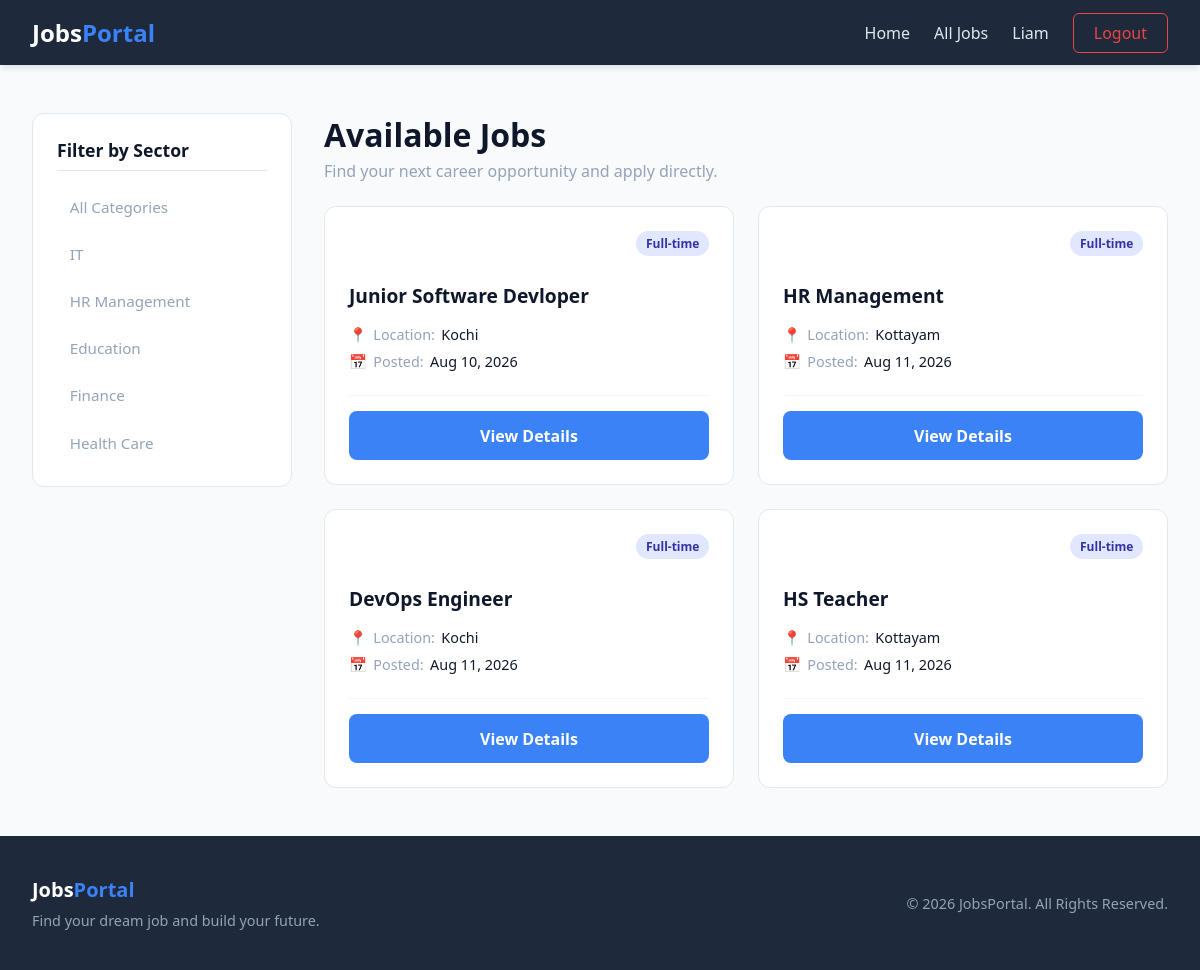
The app's page /all-jobs (signed in), older data.
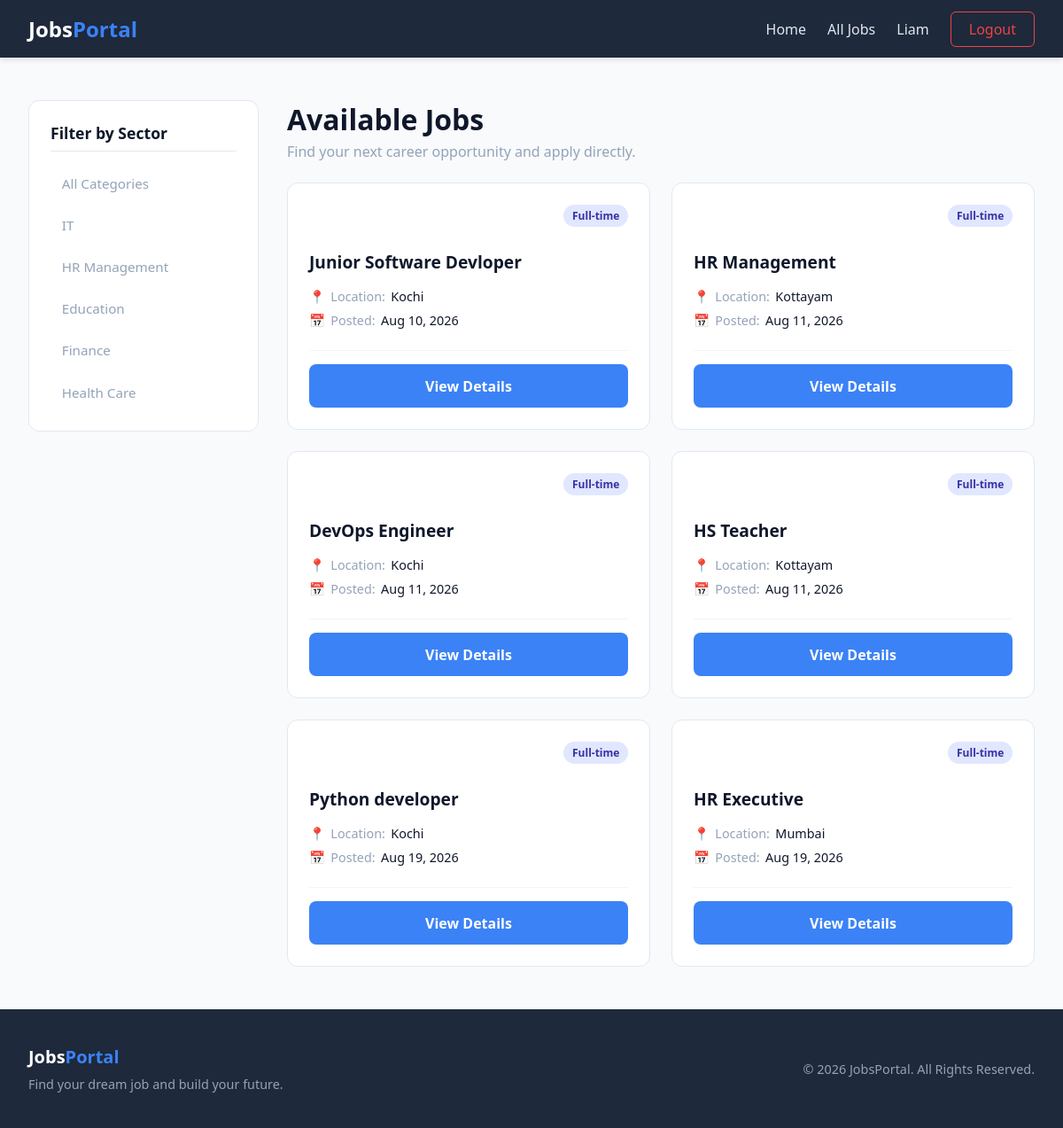
The same page, newer data.
### jobs/models.py (models this page shows, shortened)
class Sectors(models.Model):
    name=models.CharField(max_length=50)

class Jobs(models.Model):
    title=models.CharField(max_length=100)
    sector=models.ForeignKey(Sectors,on_delete=models.CASCADE)
    company=models.ForeignKey(Company,on_delete=models.CASCADE)
    location=models.CharField(max_length=50)
    description=models.TextField()
    salary=models.CharField(max_length=50)
    post_date=models.DateField(auto_now_add=True)
    slug=models.SlugField(blank=True)
    is_active=models.BooleanField(default=True)
    end_date=models.DateField()

### jobs/views.py (the view)
# urls.py: path("all-jobs",views.allJobs,name="all_jobs"),
@login_required
def allJobs(request,sector=None):
    if sector:
        job_posts=Jobs.objects.filter(sector__id=sector,is_active=True)
    else:
        job_posts=Jobs.objects.filter(is_active=True)
    return render(request,"all-jobs.html",{'jobs':job_posts})

### jobs/context_processors.py (called while the page is built)
def allSectors(request):
    all_sectors=Sectors.objects.all()
    return dict(sectors=all_sectors)

### templates/all-jobs.html (shortened to what this page needs)
{% extends 'base.html' %}
{% load static %}
{% block extra_css %}
    <link rel="stylesheet" href="{% static 'css/styles.css' %}">
{% endblock %}
{% block content %}
<div class="jobs-page-layout">
    <aside class="sidebar-filter">
        <div class="filter-card">
            <h3>Filter by Sector</h3>
            <ul class="sector-list">
                <li>
                    <a href="{% url 'all_jobs' %}" class="sector-link">All Categories</a>
                </li>
                {% for sector in sectors %}
                <li>
                    <a href="{% url 'jobs_by_category' sector.id %}" class="sector-link">
                        {{ sector.name }}
                    </a>
                </li>
                {% endfor %}
            </ul>
        </div>
    </aside>
    <main class="jobs-main-content">
        <div class="jobs-header">
            <h1>Available Jobs</h1>
            <p>Find your next career opportunity and apply directly.</p>
        </div>
        <section class="jobs-section">
            {% if jobs %}
            <div class="jobs-grid">
                {% for job in jobs %}
                <div class="job-card">
                    <div class="job-card-header">
                        <span class="job-badge">Full-time</span>
                    </div>
                    <h3 class="job-title">{{ job.title }}</h3>
                    <div class="job-meta">
                        <div class="meta-item">
                            <span class="meta-icon">📍</span>
                            <span class="meta-label">Location:</span>
                            <span class="meta-value">{{ job.location }}</span>
                        </div>
                        <div class="meta-item">
                            <span class="meta-icon">📅</span>
                            <span class="meta-label">Posted:</span>
                            <span class="meta-value">{{ job.post_date|date:"M d, Y" }}</span>
                        </div>
                    </div>
                    <div class="job-card-footer">
                        <a href="{% url 'job_detail' job.id %}" class="btn-primary btn-block">View Details</a>
                    </div>
                </div>
                {% endfor %}
            </div>
            {% endif %}
        </section>
    </main>
</div>
{% endblock %}

Row changes from the older to the newer data that the page shows:
added Jobs: title "Python developer", location "Kochi", post_date "Aug 19, 2026"
added Jobs: title "HR Executive", location "Mumbai", post_date "Aug 19, 2026"
